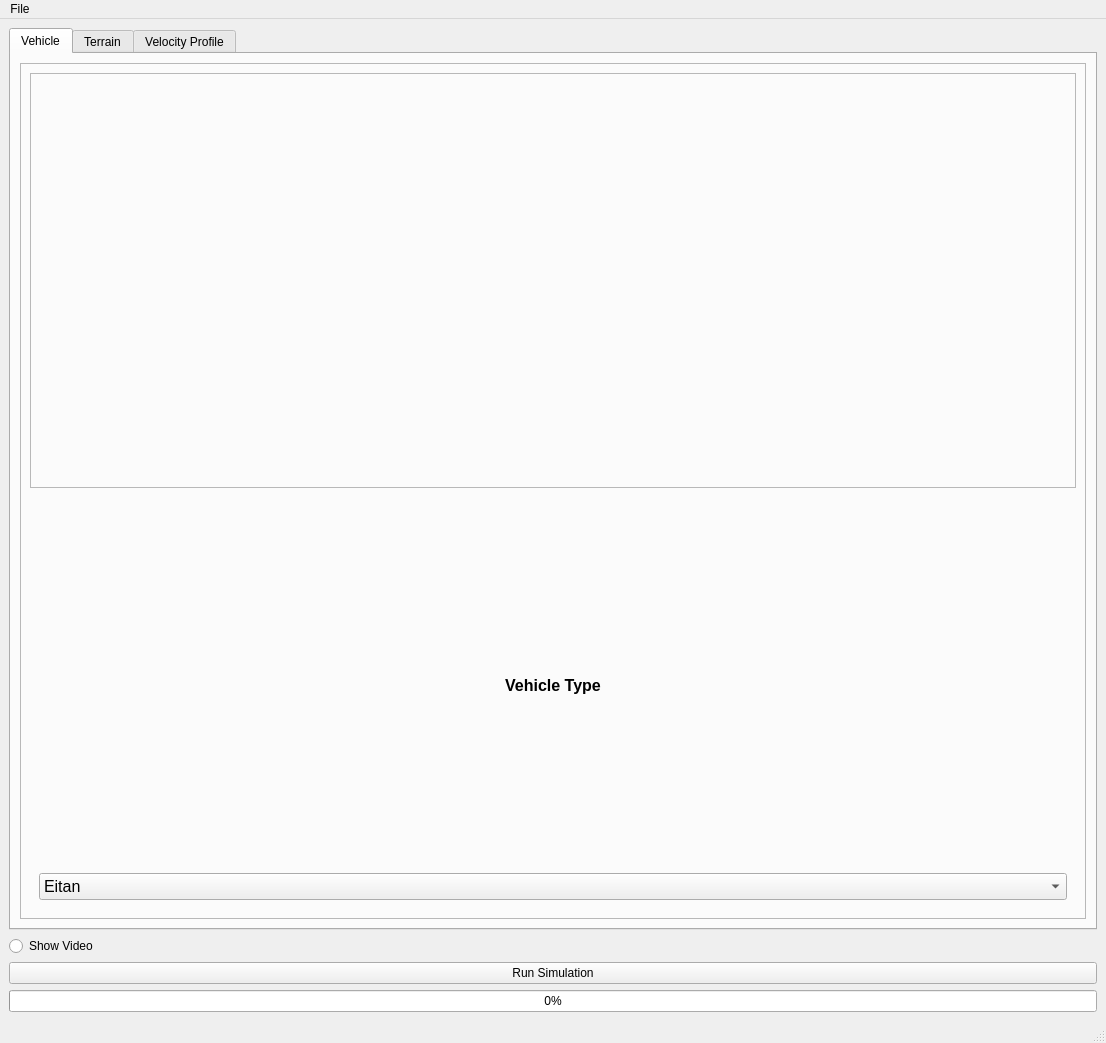
<?xml version="1.0" encoding="UTF-8"?>
<ui version="4.0">
 <author>Slav</author>
 <class>MainWindow</class>
 <widget class="QMainWindow" name="MainWindow">
  <property name="geometry">
   <rect>
    <x>0</x>
    <y>0</y>
    <width>1106</width>
    <height>1043</height>
   </rect>
  </property>
  <property name="windowTitle">
   <string>MainWindow</string>
  </property>
  <widget class="QWidget" name="centralwidget">
   <layout class="QVBoxLayout" name="verticalLayout_10">
    <item>
     <widget class="QTabWidget" name="tabWidget">
      <property name="currentIndex">
       <number>0</number>
      </property>
      <widget class="QWidget" name="tabVehicle">
       <attribute name="title">
        <string>Vehicle</string>
       </attribute>
       <layout class="QHBoxLayout" name="horizontalLayout_4">
        <item>
         <widget class="QFrame" name="frameVehicle">
          <property name="frameShape">
           <enum>QFrame::StyledPanel</enum>
          </property>
          <property name="frameShadow">
           <enum>QFrame::Raised</enum>
          </property>
          <layout class="QVBoxLayout" name="verticalLayout_7">
           <item>
            <widget class="QFrame" name="frameImg">
             <property name="frameShape">
              <enum>QFrame::StyledPanel</enum>
             </property>
             <property name="frameShadow">
              <enum>QFrame::Raised</enum>
             </property>
             <layout class="QVBoxLayout" name="verticalLayout_8">
              <item>
               <widget class="QLabel" name="labelVehicleImg">
                <property name="text">
                 <string/>
                </property>
                <property name="pixmap">
                 <pixmap resource="resource_file.qrc">:/prefixVehicles/mk4.jpg</pixmap>
                </property>
                <property name="scaledContents">
                 <bool>true</bool>
                </property>
                <property name="openExternalLinks">
                 <bool>false</bool>
                </property>
               </widget>
              </item>
             </layout>
            </widget>
           </item>
           <item>
            <widget class="QFrame" name="frameVehicleType">
             <property name="focusPolicy">
              <enum>Qt::NoFocus</enum>
             </property>
             <property name="layoutDirection">
              <enum>Qt::LeftToRight</enum>
             </property>
             <property name="frameShape">
              <enum>QFrame::NoFrame</enum>
             </property>
             <property name="frameShadow">
              <enum>QFrame::Raised</enum>
             </property>
             <layout class="QVBoxLayout" name="verticalLayout">
              <item>
               <widget class="QLabel" name="labelVehicleType">
                <property name="font">
                 <font>
                  <pointsize>12</pointsize>
                  <weight>75</weight>
                  <bold>true</bold>
                 </font>
                </property>
                <property name="text">
                 <string>Vehicle Type</string>
                </property>
                <property name="alignment">
                 <set>Qt::AlignCenter</set>
                </property>
               </widget>
              </item>
              <item>
               <widget class="QComboBox" name="comboBox_2">
                <property name="font">
                 <font>
                  <pointsize>12</pointsize>
                 </font>
                </property>
                <item>
                 <property name="text">
                  <string>Eitan</string>
                 </property>
                </item>
                <item>
                 <property name="text">
                  <string>M113</string>
                 </property>
                </item>
                <item>
                 <property name="text">
                  <string>Namer</string>
                 </property>
                </item>
                <item>
                 <property name="text">
                  <string>Merkava</string>
                 </property>
                </item>
                <item>
                 <property name="text">
                  <string>Merkava (With Spikes)</string>
                 </property>
                </item>
               </widget>
              </item>
             </layout>
            </widget>
           </item>
          </layout>
         </widget>
        </item>
       </layout>
      </widget>
      <widget class="QWidget" name="tabTerrain">
       <attribute name="title">
        <string>Terrain</string>
       </attribute>
       <widget class="QFrame" name="frame_5">
        <property name="geometry">
         <rect>
          <x>0</x>
          <y>10</y>
          <width>401</width>
          <height>231</height>
         </rect>
        </property>
        <property name="frameShape">
         <enum>QFrame::StyledPanel</enum>
        </property>
        <property name="frameShadow">
         <enum>QFrame::Raised</enum>
        </property>
        <layout class="QVBoxLayout" name="verticalLayout_6">
         <item>
          <widget class="QLabel" name="label_8">
           <property name="font">
            <font>
             <pointsize>12</pointsize>
             <weight>75</weight>
             <bold>true</bold>
            </font>
           </property>
           <property name="text">
            <string>Terrain</string>
           </property>
           <property name="alignment">
            <set>Qt::AlignCenter</set>
           </property>
          </widget>
         </item>
         <item>
          <widget class="QFrame" name="frameTerr">
           <property name="frameShape">
            <enum>QFrame::StyledPanel</enum>
           </property>
           <property name="frameShadow">
            <enum>QFrame::Raised</enum>
           </property>
           <layout class="QHBoxLayout" name="horizontalLayout_2">
            <item>
             <widget class="QFrame" name="frame_3">
              <property name="frameShape">
               <enum>QFrame::StyledPanel</enum>
              </property>
              <property name="frameShadow">
               <enum>QFrame::Raised</enum>
              </property>
              <layout class="QVBoxLayout" name="verticalLayout_3">
               <item>
                <widget class="QLabel" name="label_6">
                 <property name="text">
                  <string>Terrain Type</string>
                 </property>
                </widget>
               </item>
               <item>
                <widget class="QComboBox" name="comboBox">
                 <item>
                  <property name="text">
                   <string>Road</string>
                  </property>
                 </item>
                 <item>
                  <property name="text">
                   <string>Soil</string>
                  </property>
                 </item>
                 <item>
                  <property name="text">
                   <string>Sand</string>
                  </property>
                 </item>
                </widget>
               </item>
              </layout>
             </widget>
            </item>
            <item>
             <widget class="QFrame" name="frame_4">
              <property name="frameShape">
               <enum>QFrame::StyledPanel</enum>
              </property>
              <property name="frameShadow">
               <enum>QFrame::Raised</enum>
              </property>
              <layout class="QVBoxLayout" name="verticalLayout_2">
               <item>
                <widget class="QLabel" name="label_2">
                 <property name="text">
                  <string>Road | Soil</string>
                 </property>
                </widget>
               </item>
               <item>
                <widget class="QComboBox" name="comboBox_3">
                 <item>
                  <property name="text">
                   <string>Sand</string>
                  </property>
                 </item>
                 <item>
                  <property name="text">
                   <string>LETE Sand</string>
                  </property>
                 </item>
                 <item>
                  <property name="text">
                   <string>Clay</string>
                  </property>
                 </item>
                </widget>
               </item>
               <item>
                <widget class="QLabel" name="label_7">
                 <property name="text">
                  <string>Mu = val</string>
                 </property>
                </widget>
               </item>
              </layout>
             </widget>
            </item>
           </layout>
          </widget>
         </item>
        </layout>
       </widget>
       <widget class="QFrame" name="frameTerrain">
        <property name="geometry">
         <rect>
          <x>420</x>
          <y>60</y>
          <width>247</width>
          <height>169</height>
         </rect>
        </property>
        <property name="frameShape">
         <enum>QFrame::StyledPanel</enum>
        </property>
        <property name="frameShadow">
         <enum>QFrame::Raised</enum>
        </property>
        <layout class="QHBoxLayout" name="horizontalLayout_3">
         <item>
          <widget class="QFrame" name="frame_2">
           <property name="frameShape">
            <enum>QFrame::StyledPanel</enum>
           </property>
           <property name="frameShadow">
            <enum>QFrame::Raised</enum>
           </property>
           <layout class="QVBoxLayout" name="verticalLayout_5">
            <item>
             <widget class="QLabel" name="label">
              <property name="text">
               <string>Slant Angle</string>
              </property>
             </widget>
            </item>
            <item>
             <widget class="QSlider" name="sliderSlantAngle">
              <property name="acceptDrops">
               <bool>false</bool>
              </property>
              <property name="toolTip">
               <string/>
              </property>
              <property name="minimum">
               <number>-15</number>
              </property>
              <property name="maximum">
               <number>15</number>
              </property>
              <property name="value">
               <number>0</number>
              </property>
              <property name="orientation">
               <enum>Qt::Horizontal</enum>
              </property>
              <property name="tickPosition">
               <enum>QSlider::TicksAbove</enum>
              </property>
              <property name="tickInterval">
               <number>1</number>
              </property>
             </widget>
            </item>
            <item>
             <widget class="QDoubleSpinBox" name="dspinboxSlantAngle">
              <property name="wrapping">
               <bool>false</bool>
              </property>
              <property name="decimals">
               <number>0</number>
              </property>
             </widget>
            </item>
           </layout>
          </widget>
         </item>
         <item>
          <widget class="QFrame" name="frame">
           <property name="frameShape">
            <enum>QFrame::StyledPanel</enum>
           </property>
           <property name="frameShadow">
            <enum>QFrame::Raised</enum>
           </property>
           <layout class="QVBoxLayout" name="verticalLayout_4">
            <item>
             <widget class="QLabel" name="label_3">
              <property name="text">
               <string>Road - Mu</string>
              </property>
             </widget>
            </item>
            <item>
             <widget class="QSlider" name="horizontalSlider">
              <property name="orientation">
               <enum>Qt::Horizontal</enum>
              </property>
             </widget>
            </item>
            <item>
             <widget class="QLabel" name="label_4">
              <property name="text">
               <string>Soil - CI</string>
              </property>
             </widget>
            </item>
            <item>
             <widget class="QSlider" name="horizontalSlider_2">
              <property name="orientation">
               <enum>Qt::Horizontal</enum>
              </property>
             </widget>
            </item>
           </layout>
          </widget>
         </item>
        </layout>
       </widget>
      </widget>
      <widget class="QWidget" name="tabVelocity">
       <attribute name="title">
        <string>Velocity Profile</string>
       </attribute>
      </widget>
     </widget>
    </item>
    <item>
     <widget class="QRadioButton" name="radioButton">
      <property name="text">
       <string>Show Video</string>
      </property>
     </widget>
    </item>
    <item>
     <widget class="QPushButton" name="pushButton">
      <property name="text">
       <string>Run Simulation</string>
      </property>
     </widget>
    </item>
    <item>
     <widget class="QProgressBar" name="progressBar">
      <property name="value">
       <number>0</number>
      </property>
      <property name="alignment">
       <set>Qt::AlignCenter</set>
      </property>
     </widget>
    </item>
   </layout>
  </widget>
  <widget class="QMenuBar" name="menubar">
   <property name="geometry">
    <rect>
     <x>0</x>
     <y>0</y>
     <width>1106</width>
     <height>21</height>
    </rect>
   </property>
   <widget class="QMenu" name="menuFile">
    <property name="title">
     <string>File</string>
    </property>
    <addaction name="actionOpen_Results"/>
   </widget>
   <addaction name="menuFile"/>
  </widget>
  <widget class="QStatusBar" name="statusbar"/>
  <action name="actionOpen_Results">
   <property name="text">
    <string>Open Results</string>
   </property>
  </action>
 </widget>
 <resources>
  <include location="resource_file.qrc"/>
 </resources>
 <connections>
  <connection>
   <sender>comboBox_2</sender>
   <signal>highlighted(QString)</signal>
   <receiver>labelVehicleImg</receiver>
   <slot>update()</slot>
   <hints>
    <hint type="sourcelabel">
     <x>316</x>
     <y>902</y>
    </hint>
    <hint type="destinationlabel">
     <x>354</x>
     <y>676</y>
    </hint>
   </hints>
  </connection>
 </connections>
</ui>
